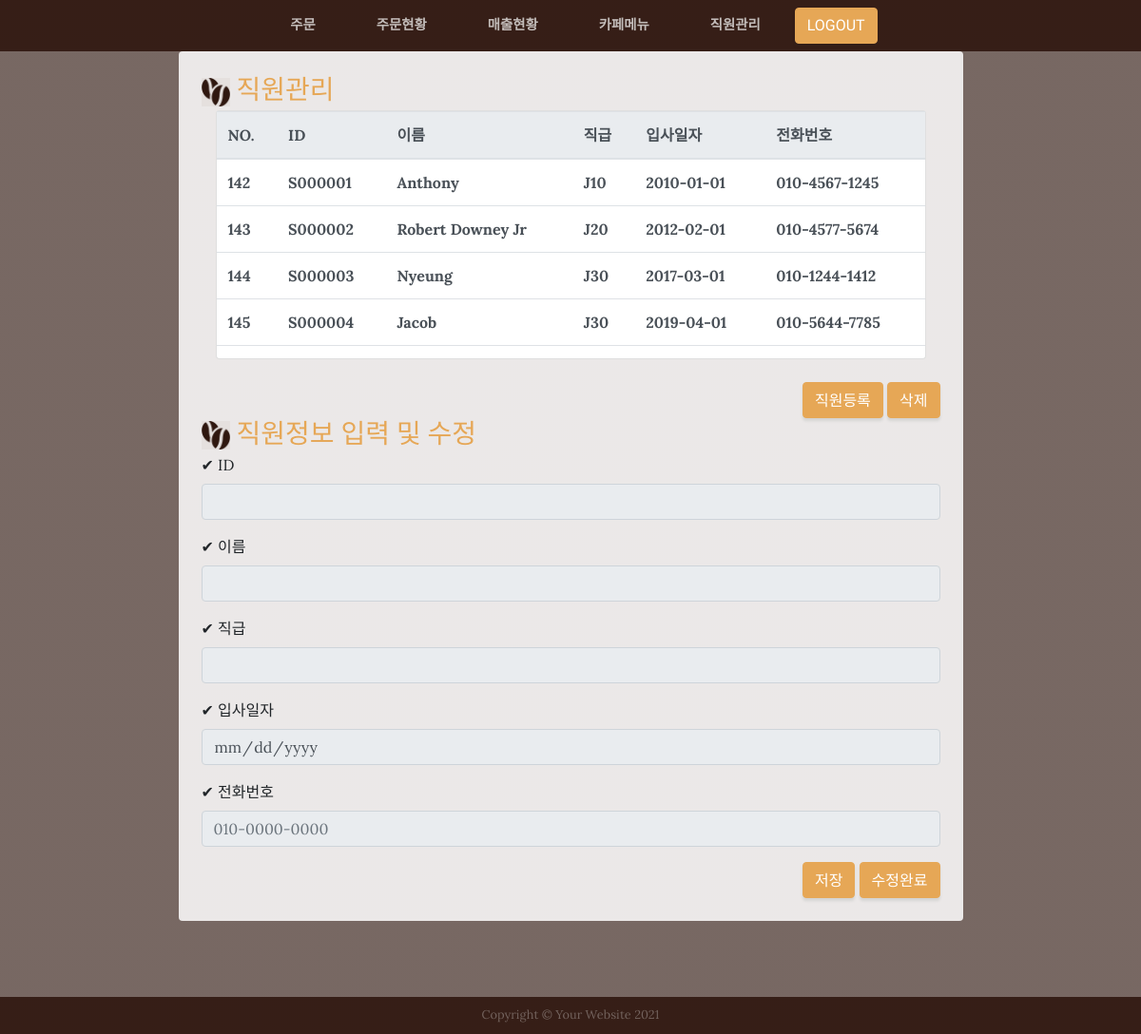
Page /staff/ on the earlier database version.
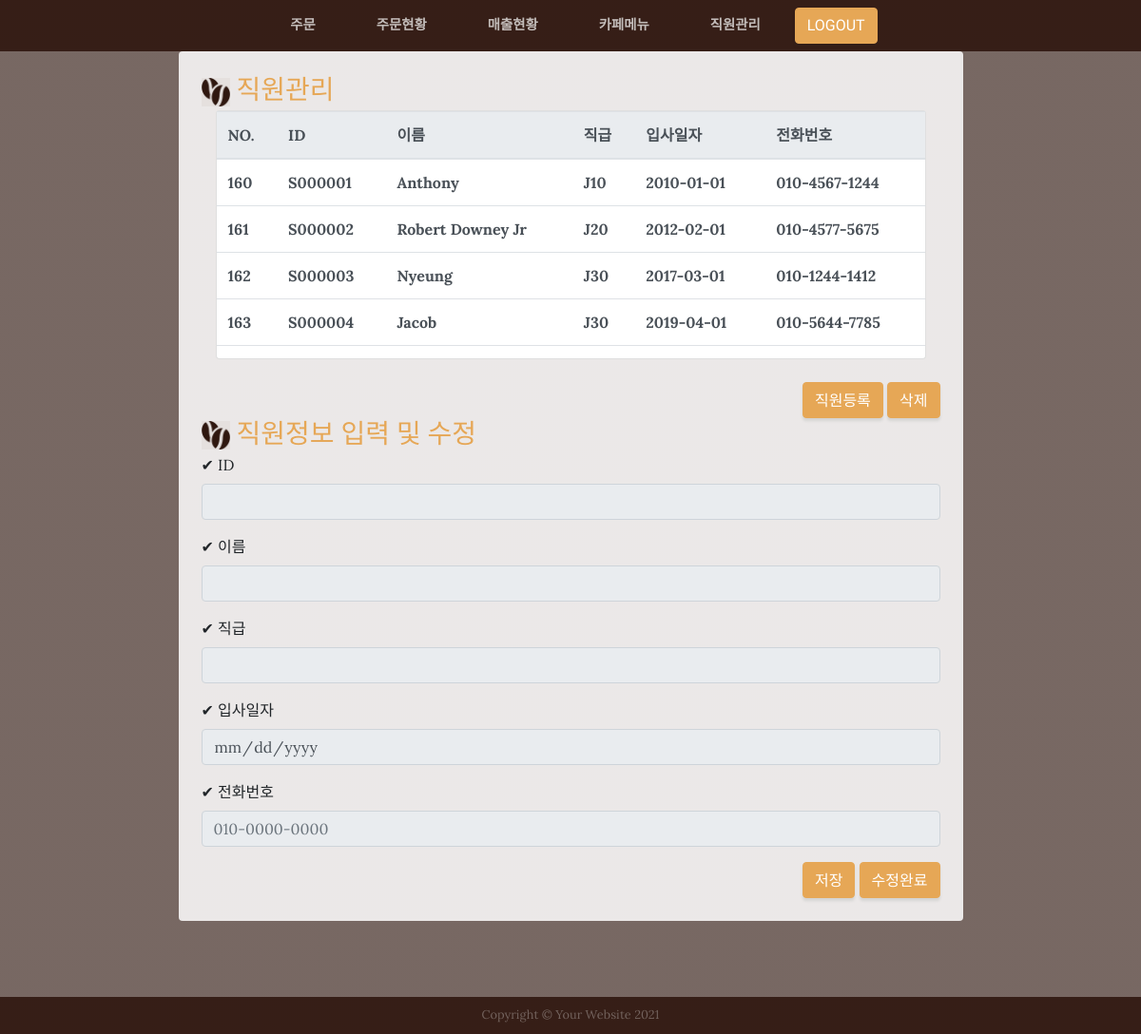
Same page on the later database version.
### mapleApp/models.py (models this page shows, shortened)
class Staff(models.Model):
    staffid = models.CharField(max_length=20,verbose_name='직원id')
    staffname = models.CharField(max_length=20,verbose_name='직원명')
    jobtitle = models.CharField(max_length=20,choices=job_title ,verbose_name='직급' )
    startdate = models.DateField(verbose_name='입사일')
    phone = models.CharField(max_length=20,verbose_name='전화번호')
    class Meta:
        db_table = 'm_staff' #테이블명

### mapleApp/views.py (the view)
# urls.py: path('staff/', views.staff, name='staff'),
def staff(request):
    if request.session.get('login')=='N':
        return redirect(index)
    staffs = Staff.objects.all()
    context = {'staffs' : staffs}
    return render(request, 'staff.html', context)

### mapleApp/templates/staff.html (shortened to what this page needs)
{% include 'header.html' %}
{% load static%}
{% load humanize %}
  <section class="page-section about-heading">
    <div class="container">
      <div class="about-heading-content">
        <div class="row">
          <div class="col-xl-9 col-lg-10 mx-auto">
            <div class="bg-faded rounded p-4">
              <h3 class="section-heading mb-1">
                <img  src="{% static 'img/cafe_icon3.png'%}" width="30" height="30">
                <span class="text-uppercase text-primary" > 직원관리 </span>
              </h3>
              <div class="container d-flex justify-content-center mt-10 mb-10">
                <div class="card w-100">
                  <div class="table-responsive">
                    <div style="width:100%; height:260px; overflow:auto ">
                    <table class="table table-hover " >
                      <thead class="thead-light">
                        <tr>
                          <th scope="col">NO.</th>
                          <th scope="col">ID</th>
                          <th scope="col">이름</th>
                          <th scope="col">직급</th>
                          <th scope="col">입사일자</th>
                          <th scope="col">전화번호</th>
                        </tr>
                      </thead>
                      <tbody id="staff_table">
                          {% for Staff in staffs %}
                          <tr>
                            <td>{{Staff.id}}</td>
                            <td>{{Staff.staffid}}</td>
                            <td>{{Staff.staffname}}</a></td>
                            <td>{{Staff.jobtitle}}</td>
                            <td>{{Staff.startdate|date:'Y-m-d'}}</td>
                            <td>{{Staff.phone}}</td>
                            </tr>
                          {% endfor %}
                      </tbody>
                    </table>
                    </div>
                  </div>
                </div>
              </div>
              <br>
              <div class="intro-button" align="right">
                <button type="submit" class="btn btn-primary" id="inputBtn2">직원등록</button>
                <button type="submit" class="btn btn-primary" id="delBtn2">삭제</button>
              </div>
              <h3 class="section-heading mb-1">
                <img  src="{% static 'img/cafe_icon3.png'%}" width="30" height="30">
                <span class="text-uppercase text-primary" > 직원정보 입력 및 수정 </span>
              </h3>
              <section class="content">
                <div class="row">
                  <div class="col-md-12">
                    <div class="box box-primary">
                      <form id="regForm"  method="post" action="" >
                        <div class="box-body">
                          <div class="form-group">
                            <label for="exampleInputEmail1"> ✔ ID </label>
                              <input type="text"  name="staffid" readonly
                                id='staffid' class="form-control" placeholder="">
                          </div>
                          <div class="form-group">
                            <label for="exampleInputEmail1"> ✔ 이름 </label>
                              <input type="text"  name="staffname" readonly
                                id='staffname' class="form-control" placeholder="">
                          </div>
                          <div class="form-group">
                            <label for="exampleInputEmail1"> ✔ 직급 </label>
                              <input type="text"   name="jobtitle" readonly
                                id='jobtitle' class="form-control" placeholder="">
                          </div>
                          <div class="form-group">
                            <label for="exampleInputEmail1"> ✔ 입사일자 </label>
                              <input type="date"   name="startdate" readonly
                                id='startdate' class="form-control" placeholder="">
                          </div>
                           <div class="form-group">
                            <label for="exampleInputEmail1"> ✔ 전화번호 </label>
                              <input type="tel"  name="phone" readonly
                                id='phone' class="form-control" placeholder="010-0000-0000">
                            </div>
                        </div>
                      </form>
                    </div>
                  </div>
                </div>
              </section>
              <div class="intro-button" align="right">
                <button type="submit" class="btn btn-primary" id="saveBtn3">저장</button>
                <button type="submit" class="btn btn-primary" id="modiBtn3">수정완료</button>
              </div>
            </div>
          </div>
        </div>
      </div>
    </div>
  </section>
{% include 'footer.html' %}
</body>
</html>

### mapleApp/templates/header.html (shortened to what this page needs)
<!DOCTYPE html>
{% load static%}
<html lang="en">
<head>
  <link href="{% static 'vendor/bootstrap/css/bootstrap.min.css'%}" rel="stylesheet">
  <link href="{% static 'css/business-casual.min.css'  %}" rel="stylesheet">
</head>
<body>
  <nav class="navbar navbar-expand-lg navbar-dark py-lg-2" id="mainNav">
    <div class="container">
      <div class="collapse navbar-collapse" id="navbarResponsive">
        <ul class="navbar-nav mx-auto">
          <li class="nav-item px-lg-4">
            <a class="nav-link text-uppercase text-expanded" href="../order">주문</a>
          </li>
          <li class="nav-item px-lg-4">
            <a class="nav-link text-uppercase text-expanded" href="../order_list">주문현황</a>
          </li>
          <li class="nav-item px-lg-4">
            <a class="nav-link text-uppercase text-expanded" href="../salesStatus">매출현황</a>
          </li>
          <li class="nav-item px-lg-4">
            <a class="nav-link text-uppercase text-expanded" href="../menu">카페메뉴</a>
          </li>
          <li class="nav-item px-lg-4">
            <a class="nav-link text-uppercase text-expanded" href="../staff">직원관리</a>
          </li>
          <li class="nav-item px-lg-1">
            <a class="btn btn-primary btn-s" href="{% url 'logout' %}" >LOGOUT</a>
          </li>
        </ul>
      </div>
    </div>
  </nav>

### mapleApp/templates/footer.html (shortened to what this page needs)
{% load static%}
  <footer class="footer text-faded text-center py-2">
    <div class="container">
      <p class="m-0 small">Copyright &copy; Your Website 2021</p>
    </div>
  </footer>
</body>
</html>

### mapleApp/templates/staff.html (style rules this page uses)
tbody { font-weight : bold; font-family: Lora; color : #495057 ; }

Differences in the rows shown:
removed Staff: id "142", staffid "S000001", staffname "Anthony", jobtitle "J10", startdate "2010-01-01", phone "010-4567-1245"
removed Staff: id "143", staffid "S000002", staffname "Robert Downey Jr", jobtitle "J20", startdate "2012-02-01", phone "010-4577-5674"
removed Staff: id "144", staffid "S000003", staffname "Nyeung", jobtitle "J30", startdate "2017-03-01", phone "010-1244-1412"
removed Staff: id "145", staffid "S000004", staffname "Jacob", jobtitle "J30", startdate "2019-04-01", phone "010-5644-7785"
added Staff: id "160", staffid "S000001", staffname "Anthony", jobtitle "J10", startdate "2010-01-01", phone "010-4567-1244"
added Staff: id "161", staffid "S000002", staffname "Robert Downey Jr", jobtitle "J20", startdate "2012-02-01", phone "010-4577-5675"
added Staff: id "162", staffid "S000003", staffname "Nyeung", jobtitle "J30", startdate "2017-03-01", phone "010-1244-1412"
added Staff: id "163", staffid "S000004", staffname "Jacob", jobtitle "J30", startdate "2019-04-01", phone "010-5644-7785"
